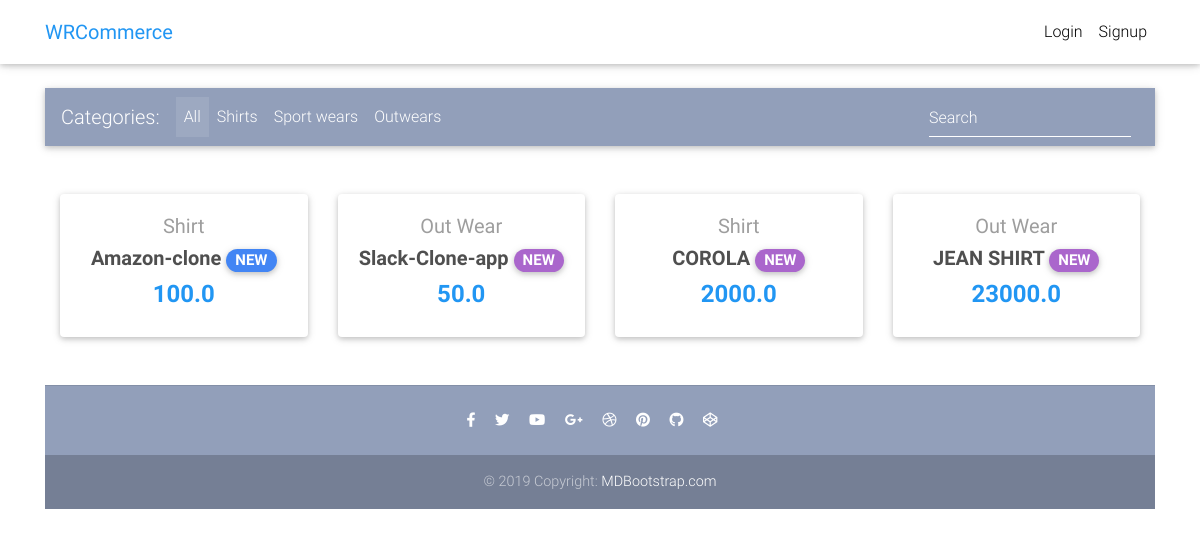
The page / on the database its author committed.
### app/models.py (models this page shows, shortened)
class Item(models.Model):
	title = models.CharField(max_length=100)
	price = models.FloatField()
	discount_price = models.FloatField(blank=True, null=True)
	category = models.CharField(choices=CATEGORY_CHOICES, max_length=2)
	label = models.CharField(choices=LABEL_CHOICES, max_length=1)
	slug = models.SlugField()
	description = models.TextField()
	def get_absolute_url(self):
		return reverse("app:product", kwargs={
			'slug': self.slug
		})

### app/views.py (the view)
# urls.py: path('',HomeView.as_view(), name="home"),
class HomeView(ListView):
	model = Item
	paginate_by = 10
	template_name = "home.html"

### templates/home.html (shortened to what this page needs)
{% extends 'base.html' %}
{% block content %}
 <main>
      <div class="container">
<section class="text-center mb-4">
  <div class="row wow fadeIn">
    {% for item in object_list %}
    <div class="col-lg-3 col-md-6 mb-4">
      <div class="card">
        <div class="card-body text-center">
          <a href="" class="grey-text">
            <h5>{{ item.get_category_display }}</h5>
          </a>
          <h5>
            <strong>
              <a href="{{item.get_absolute_url}}" class="dark-grey-text"
                >{{item.title}}
                <span
                  class="badge badge-pill {{ item.get_label_display }}-color"
                  >NEW</span
                >
              </a>
            </strong>
          </h5>
          <h4 class="font-weight-bold blue-text">
            <strong>
              {% if item.discount_price %} {{item.discount_price}} {% else %}
              {{item.price}} {% endif %}
            </strong>
          </h4>
        </div>
      </div>
    </div>
    {% endfor %}
  </div>
</section>
{% endblock content %}

### templates/base.html (shortened to what this page needs)
{% load static %}
<!DOCTYPE html>
<html lang="en">
  <head>
    <link
      rel="stylesheet"
      href="https://use.fontawesome.com/releases/v5.11.2/css/all.css"
    />
    <link href="{% static 'css/bootstrap.min.css' %}" rel="stylesheet" />
    <link href="{% static 'css/mdb.min.css' %}" rel="stylesheet" />
    <link href="{% static 'css/style.min.css' %}" rel="stylesheet" />
  </head>
  <body>
    {% include 'navbar.html' %}
    <div class="mt-5 pt-4">
    </div>
    <main>
      <div class="container">
         {% include 'pagination.html'%}
         {% block content %}
         {% endblock %}
      </div>
    </main>
    <footer class="page-footer text-center font-small mt-4 wow fadeIn">
      <hr class="my-4" />
      <div class="pb-4">
        <a href="https://www.facebook.com/mdbootstrap" target="_blank">
          <i class="fab fa-facebook-f mr-3"></i>
        </a>
        <a href="https://twitter.com/MDBootstrap" target="_blank">
          <i class="fab fa-twitter mr-3"></i>
        </a>
        <a href="https://www.youtube.com/watch?v=7MUISDJ5ZZ4" target="_blank">
          <i class="fab fa-youtube mr-3"></i>
        </a>
        <a
          href="https://plus.google.com/u/0/b/107863090883699620484"
          target="_blank"
        >
          <i class="fab fa-google-plus-g mr-3"></i>
        </a>
        <a href="https://dribbble.com/mdbootstrap" target="_blank">
          <i class="fab fa-dribbble mr-3"></i>
        </a>
        <a href="https://pinterest.com/mdbootstrap" target="_blank">
          <i class="fab fa-pinterest mr-3"></i>
        </a>
        <a
          href="https://github.com/mdbootstrap/bootstrap-material-design"
          target="_blank"
        >
          <i class="fab fa-github mr-3"></i>
        </a>
        <a href="http://codepen.io/mdbootstrap/" target="_blank">
          <i class="fab fa-codepen mr-3"></i>
        </a>
      </div>
      <div class="footer-copyright py-3">
        © 2019 Copyright:
        <a href="https://mdbootstrap.com/education/bootstrap/" target="_blank">
          MDBootstrap.com
        </a>
      </div>
    </footer>
  </body>
</html>

### templates/navbar.html (shortened to what this page needs)
{% load cart_template_tags %}
<nav
  class="navbar fixed-top navbar-expand-lg navbar-light white scrolling-navbar"
>
  <div class="container">
    <a class="navbar-brand waves-effect"
      href="/">
      <strong class="blue-text">WRCommerce</strong>
    </a>
    <div class="collapse navbar-collapse" id="navbarSupportedContent">
      <ul class="navbar-nav nav-flex-icons">
        {% if request.user.is_authenticated %}
        <li class="nav-item">
          <a href="{% url 'app:order-summary'%}" class="nav-link waves-effect">
            <span class="badge red z-depth-1 mr-1"> {{ request.user|cart_item_count}} </span>
            <i class="fas fa-shopping-cart"></i>
            <span class="clearfix d-none d-sm-inline-block"> Cart </span>
          </a>
        </li>
        <li class="nav-item">
          <a class="nav-link waves-effect" href="{% url 'account_logout' %}">
            <span class="clearfix d-none d-sm-inline-block"> Logout </span>
          </a>
        </li>
        {% else %}
         <li class="nav-item">
          <a class="nav-link waves-effect" href="{% url 'account_login' %}">
            <span class="clearfix d-none d-sm-inline-block"> Login </span>
          </a>
        </li>
        <li class="nav-item">
          <a class="nav-link waves-effect" href="{% url 'account_signup' %}">
            <span class="clearfix d-none d-sm-inline-block"> Signup </span>
          </a>
        </li>
        {% endif %}
      </ul>
    </div>
  </div>
</nav>

### templates/pagination.html (shortened to what this page needs)
<nav class="navbar navbar-expand-lg navbar-dark mdb-color lighten-3 mt-3 mb-5">
  <span class="navbar-brand">Categories:</span>
  <div class="collapse navbar-collapse" id="basicExampleNav">
    <ul class="navbar-nav mr-auto">
      <li class="nav-item active">
        <a class="nav-link" href="#"
          >All
        </a>
      </li>
      <li class="nav-item">
        <a class="nav-link" href="#">Shirts</a>
      </li>
      <li class="nav-item">
        <a class="nav-link" href="#">Sport wears</a>
      </li>
      <li class="nav-item">
        <a class="nav-link" href="#">Outwears</a>
      </li>
    </ul>
    <form class="form-inline">
      <div class="md-form my-0">
        <input
          class="form-control mr-sm-2"
          type="text"
          placeholder="Search"
          aria-label="Search"
        />
      </div>
    </form>
  </div>
</nav>

### templates/base.html (style rules this page uses)
html, body, header, .carousel { height: 60vh; }

### rows shown on the page
Item: category "Shirt", title "Amazon-clone", discount_price "100.0"
Item: category "Out Wear", title "Slack-Clone-app", discount_price "50.0"
Item: category "Shirt", title "COROLA", discount_price "2000.0"
Item: category "Out Wear", title "JEAN SHIRT", discount_price "23000.0"
